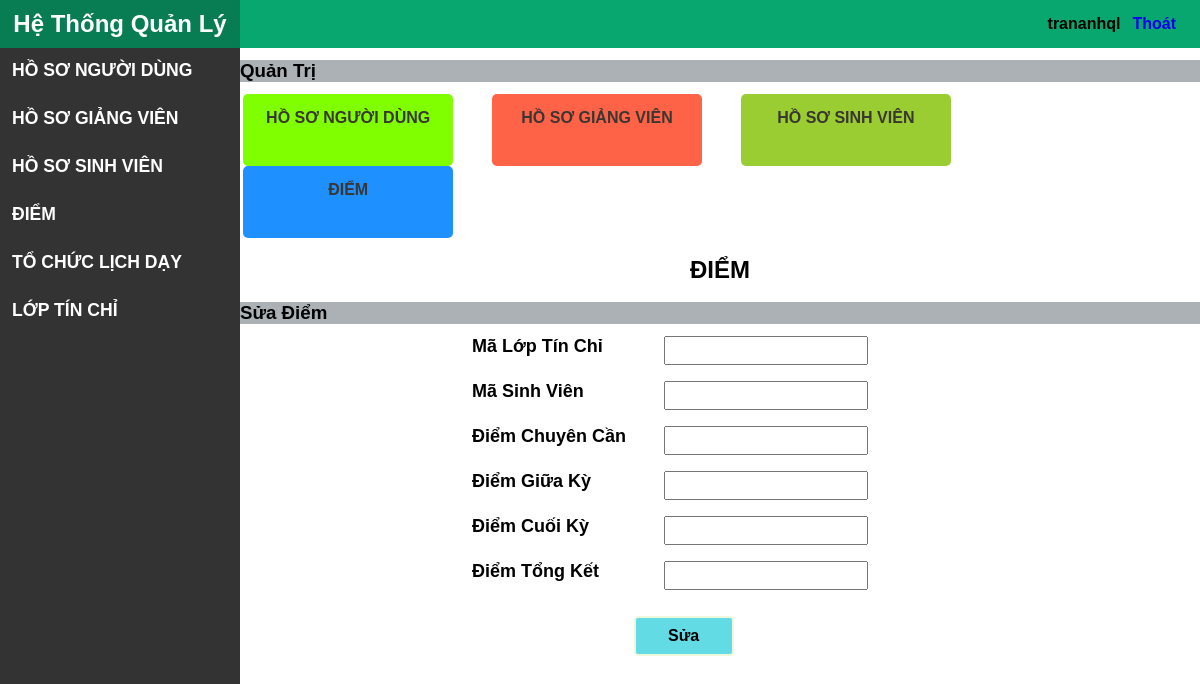
The page /Diem/SuaDiem/TCD001/SV001 (signed in) on the database as committed earlier.
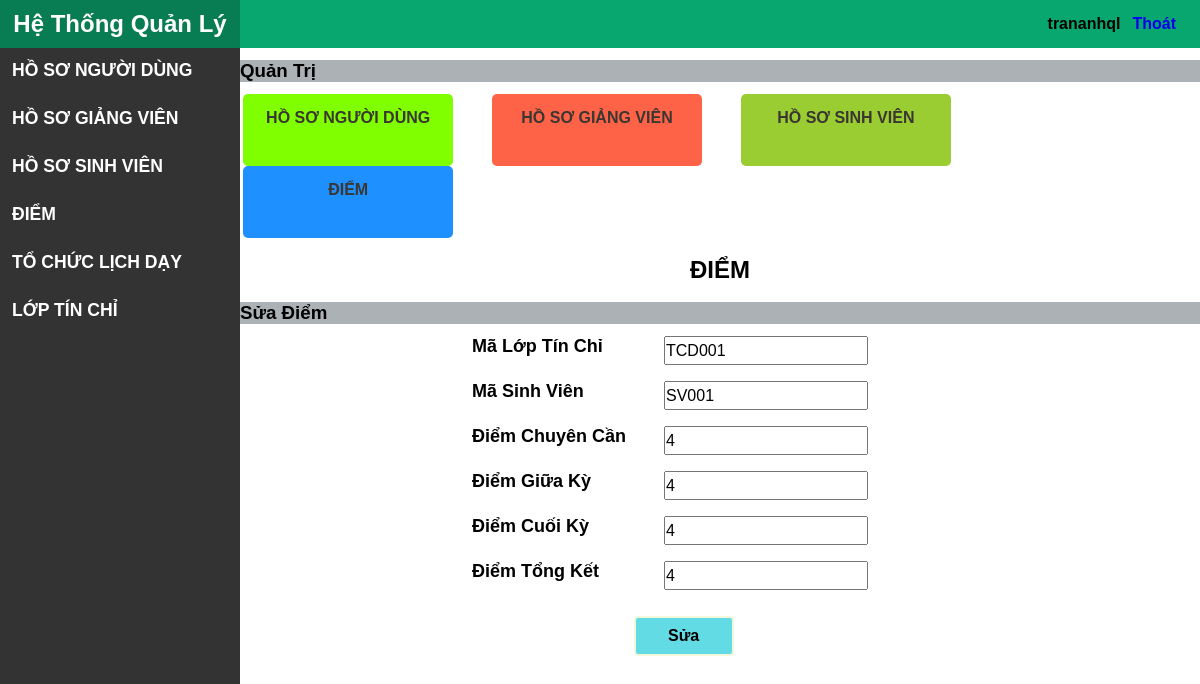
The same page on the database as committed later.
### tables this page shows
CREATE TABLE `diem` (
  `matochuday` varchar(20) NOT NULL,
  `masv` varchar(20) NOT NULL,
  `diemchuyencan` float DEFAULT NULL,
  `diemgiuaky` float DEFAULT NULL,
  `diemcuoiky` float DEFAULT NULL,
  `diemtongket` float DEFAULT NULL
);

### mvc/core/Controller.php (called while the page is built, shortened)
<?php
class Controller
{
    public function view($view, $data = [])
    {
        require_once "./mvc/views/" . $view . ".php";
    }
}

### mvc/controllers/Diem.php (called while the page is built, shortened)
<?php
class Diem extends Controller
{
    public function SuaDiem($matochuday, $masv)
    {
        $daoDiem = $this->model("DaoDiem");
        $res = "";
        $arrDiem = $daoDiem->layDiemTheoMaDiem($matochuday, $masv);
        $this->view("LayoutQuanTri", ["page" => "DiemSua", "css" => "DiemSua", "arrDiem" => $arrDiem, "res" => $res]);
    }
}

### mvc/core/App.php (called while the page is built, shortened)
<?php
class App
{
   protected $action = "SayHi";
   protected $params = [];
   function __construct()
   {
      $arr = $this->UrlProcess();
      $this->controller=new $this->controller;
      unset($arr[0]);
      if (isset($arr[1])) {
         if (method_exists($this->controller, $arr[1])) {
            $this->action = $arr[1];
         }
      }
      unset($arr[1]);
      if (isset($arr)) {
         $this->params = $arr;
      } else {
         $this->params = [];
      }
      call_user_func_array([$this->controller,$this->action],$this->params);
   }
   function UrlProcess()
   {
      if (isset($_GET['url'])) {
         return explode('/', filter_var(trim($_GET['url'], '/')));
      }
   }
}

### index.php (called while the page is built, shortened)
<?php
$myApp = new App();

### mvc/core/DB.php (called while the page is built, shortened)
<?php
class DB
{
    protected $serverName = "localhost";
    protected $userName = "root";
    protected $password = "";
    function __construct()
    {
        $this->conn=mysqli_connect($this->serverName,$this->userName,$this->password);
     }
}

### mvc/models/DaoDiem.php (called while the page is built, shortened)
<?php
class DaoDiem extends DB
{
    public function layDiemTheoMaDiem($matochuday,$masv)
    {
        $array = [];
        $sql = "SELECT * FROM diem WHERE matochuday='$matochuday' AND masv='$masv'";
        $result = mysqli_query($this->conn, $sql);
        while ($row = mysqli_fetch_assoc($result)) {
            $array[] = $row;
        }
        return $array;
    }
}

### mvc/views/pages/DiemSua.php (the view, shortened to what this page needs)
<div class="content-main">
    <h2>ĐIỂM</h2>
    <h3>Sửa Điểm</h3>
    <form id="formSV" method="POST" action="">
        <div class="row">
            <label for="matochuday" class="lb">Mã Lớp Tín Chỉ</label>
            <input type="text" id="matochuday" name="matochuday" value="<?php echo $data["arrDiem"][0]["matochuday"] ?>" readonly />
        </div>
        <div class="row">
            <label for="masv" class="lb">Mã Sinh Viên</label>
            <input type="text" id="masv" name="masv" value="<?php echo $data["arrDiem"][0]["masv"] ?>" readonly />
        </div>
        <div class="row">
            <label for="diemchuyencan" class="lb">Điểm Chuyên Cần</label>
            <input type="number" id="diemchuyencan" name="diemchuyencan" value="<?php echo $data["arrDiem"][0]["diemchuyencan"]  ?>" required min="0" max="10" />
        </div>
        <div class="row">
            <label for="diemgiuaky" class="lb">Điểm Giữa Kỳ</label>
            <input type="number" id="diemgiuaky" name="diemgiuaky" value="<?php echo $data["arrDiem"][0]["diemgiuaky"] ?>" required min="0" max="10" />
        </div>
        <div class="row">
            <label for="diemcuoiky" class="lb">Điểm Cuối Kỳ</label>
            <input type="number" id="diemcuoiky" name="diemcuoiky" value="<?php echo $data["arrDiem"][0]["diemcuoiky"] ?>" required min="0" max="10" />
        </div>
        <div class="row">
            <label for="diemtongket" class="lb">Điểm Tổng Kết</label>
            <input type="number" id="diemtongket" name="diemtongket" value="<?php echo $data["arrDiem"][0]["diemtongket"] ?>" required min="0" max="10" />
        </div>
        <div class="row">
            <input type="submit" name="sua" value="Sửa" />
        </div>
    </form>
</div>

Rows that differ between the two databases and show on the page:
added diem: matochuday "TCD001", masv "SV001", diemchuyencan "4", diemgiuaky "4", diemcuoiky "4", diemtongket "4"
